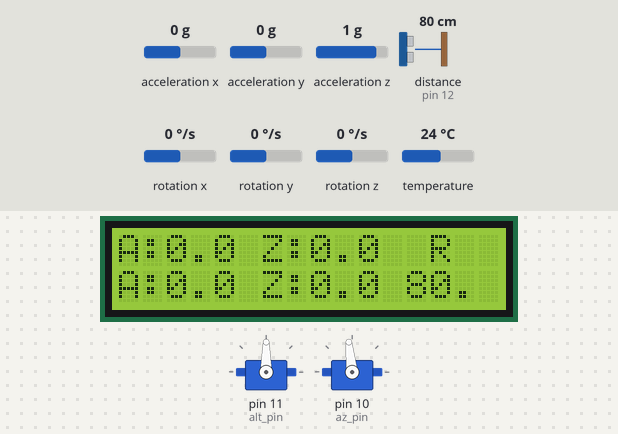
The sketch below on a simulated Arduino Uno, built with avr-gcc and run on an emulated ATmega328P. On the bench: 16×2 character LCD, 2 × servo. The test bench sets the inputs (shaded band); at power-on: distance to the obstacle (sensor on pin 12) 80 cm, rotation x 0 °/s, rotation z 0 °/s, acceleration x 0 g, acceleration y 0 g, acceleration z 1 g, rotation y 0 °/s, temperature 24 °C. The echo pulse lasts 58.3 µs per cm.

Above: at 15.1 s.
15.2 s: distance to the obstacle (sensor on pin 12) set to 2 cm
At 16.6 s:
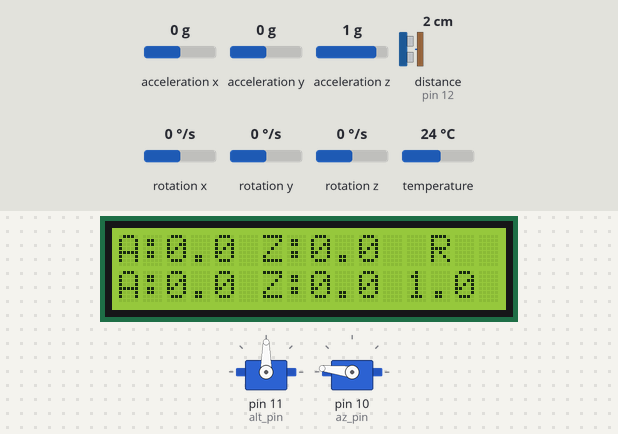
17.2 s: distance to the obstacle (sensor on pin 12) set to 18 cm
At 18.1 s:
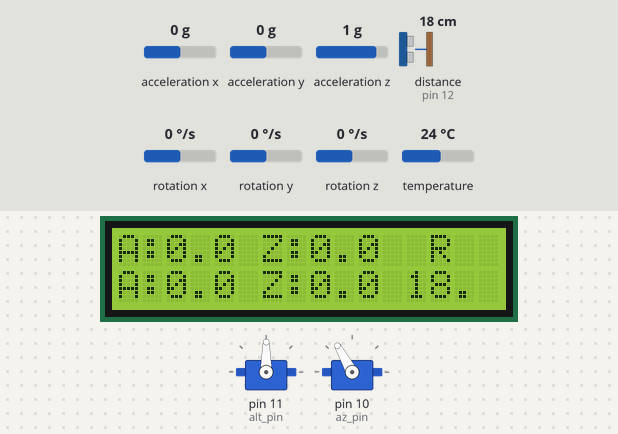
19.3 s: rotation x set to -192 °/s
At 19.46 s:
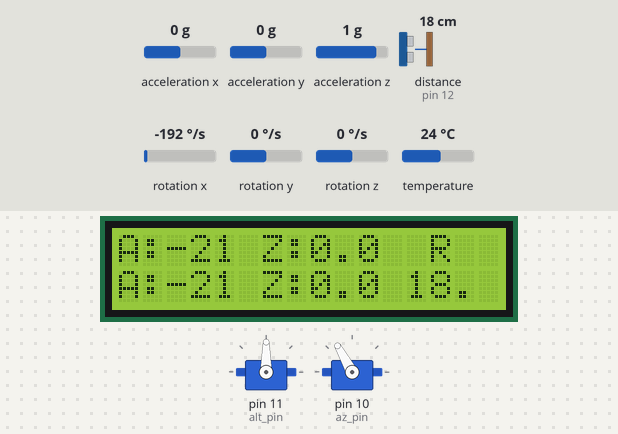
20.9 s: rotation z set to -192 °/s
At 21.04 s:
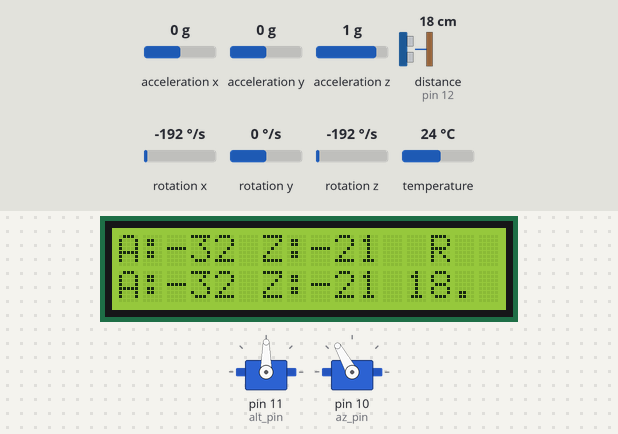
22.4 s: rotation x set to -100 °/s
At 22.5 s:
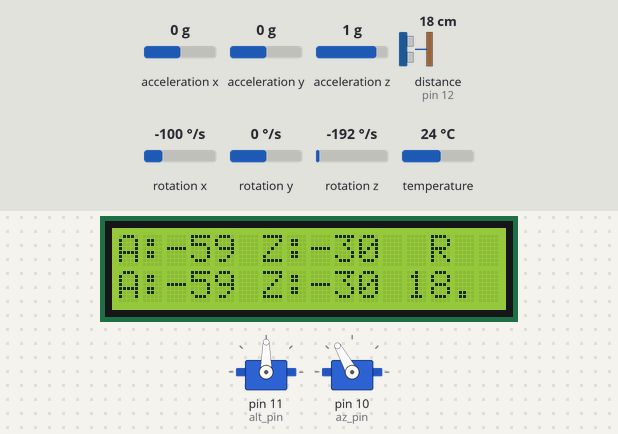
23.9 s: distance to the obstacle (sensor on pin 12) set to 15 cm
At 23.97 s:
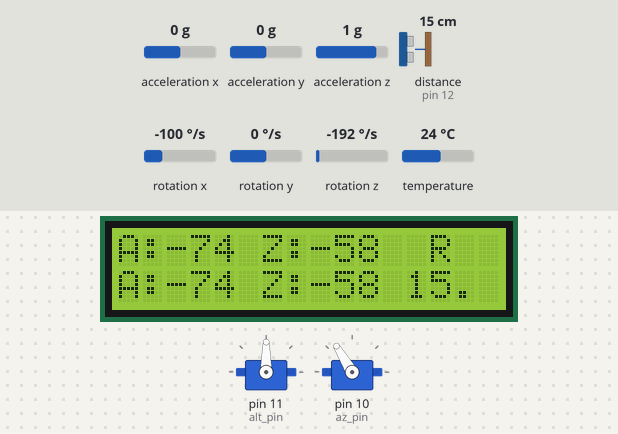
Timing chart, 0 to 26.4 s (numbered marks = the images above; inputs shaded):
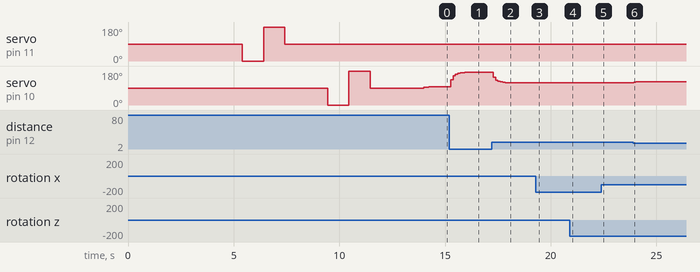

The sketch:

sketch.ino
```cpp
// include the library code:
#include <LiquidCrystal.h>
#include <Adafruit_MPU6050.h>
#include <Adafruit_Sensor.h>
#include <Wire.h>
#include <Servo.h>

// Creates an LCD object. Parameters: (rs, enable, d4, d5, d6, d7)
LiquidCrystal lcd(9, 8, 4, 5, 6, 7);

// creates mpu object # 0
Adafruit_MPU6050 mpu_0;
// creates objects used for reading gyro # 0
sensors_event_t a_0, g_0, temp_0;

// creates mpu object # 1
Adafruit_MPU6050 mpu_1;
// creates objects used for reading gyro # 1
sensors_event_t a_1, g_1, temp_1;


Servo azimuth;
Servo altitude;

//rotation values for each axis
//gyro 0 (helmet)
double alt_rad_0 = 0;
double az_rad_0 = 0;

//gyro 1 (turret)
double alt_rad_1 = 0;
double az_rad_1 = 0;

// distance from observer to turret in cm
double turret_x = 10; //horizontal offset
double turret_z = 0; //vertical offset

int alt_pin = 11;
int az_pin = 10;

//angles to set turret servos
int ang_az = 0; // azimuth angle
int ang_alt = 0; // altitude angle

int alt_buffer = 0;
int az_buffer = 90;

int alt_running = 90;
int az_running = 90;

int alt_new = 0;
int az_new = 0;

//location of target in cartesian coordinates
double tar_x, tar_y, tar_z = 0;

//adjusted cartesian coordinates relative to turret
double x_prime, y_prime, z_prime = 0;

double dist = 0; // distance (cm) to target
int dist_thresh = 350; //threshold distance (cm) beyond which distance to target should be considered infinite

//value strings to display on screen for each axis
//gyro 0 (helmet)
String disp_alt_0 = "";
String disp_az_0 = "";

//gyro 1 (turret)
String disp_alt_1 = "";
String disp_az_1 = "";

//distance to target string
String disp_dist = "";


//define pins for sr04
int trigPin = 13;    // Trigger
int echoPin = 12;    // Echo


// time stamps and delta for gyro 0
long time_0, time_m1_0 = 0;
double time_delta_0 = 0;


// time stamps and delta for gyro 1
long time_1, time_m1_1 = 0;
double time_delta_1 = 0;


//minimum time delay between loops
long t_min = 100;

// //reticle bitmaps
byte ret_UL[8] = {0x00, 0x00, 0x00, 0x07, 0x08, 0x10, 0x10, 0x1d};
byte ret_UR[8] = {0x00, 0x00, 0x00, 0x1c, 0x12, 0x11, 0x01, 0x11};
byte ret_LR[8] = {0x17, 0x01, 0x01, 0x02, 0x1c, 0x00, 0x00, 0x00};
byte ret_LL[8] = {0x11, 0x10, 0x11, 0x09, 0x07, 0x00, 0x00, 0x00};

// };


bool dispay_vals_yn = false;


// take in current angle, the radians per second, and the time elapsed
// calculate the new angle
double update_ang(double ang, double ang_sec, int time_millis)
{

	double ang_new = ang + ang_sec*(double)time_millis/1000;
	//return new angle
	return ang_new;
}

long get_dist_cm()
{
	// clear trigger pin, force low
  digitalWrite(trigPin, LOW);
  delayMicroseconds(5);

	//trigger ultrasonic pulse
  digitalWrite(trigPin, HIGH);
  delayMicroseconds(10);
  digitalWrite(trigPin, LOW);

  // Read the signal from the sensor: a HIGH pulse whose
  // duration is the time (in microseconds) from the sending
  // of the ping to the reception of its echo off of an object.
  pinMode(echoPin, INPUT);
  long duration = pulseIn(echoPin, HIGH);

  // Convert the time into a distance
  double cm = (duration/2) / 29.1;     // Divide by 29.1 or multiply by 0.0343

	if(cm > dist_thresh)
	{
		return 99999999;
	}
	else
	{
		return cm;
	}
}

String prep_str(double input, int max_prec, int max_len)
{
	// cast double value to a string with max 2 dec places
	String disp_string = String(input, max_prec);

	// if the string is greater than 4 characters total, truncate
	if(disp_string.length() > max_len)
	{
		//iterating through all indeces of the string > max desired length and removing them
		//could be optimized?
		for(int i = max_len; i<disp_string.length();i++)
		{
			disp_string.remove(i);
		};
	};

	// return cleaned string
	return disp_string;
}

void two_lines(String line1, String line2, long d = 0)
{
	lcd.clear();
	lcd.setCursor(0,0);
	lcd.print(line1);
	lcd.setCursor(0,1);
	lcd.print(line2);
	delay(d);

}

void read_gyro(Adafruit_MPU6050 &mpu, sensors_event_t &a, sensors_event_t &g, sensors_event_t &temp, long &time, long &time_m1, double &time_delta)
{
	/* get gyroscope readings */
	mpu.getEvent(&a, &g, &temp);
	//identify the time that the gyro readings were taken
	time = millis();
	// calculate the duration between the last time a gyro measurement was taken
	time_delta = time - time_m1;
	//set reference time to current time
	time_m1 = millis();
}

double rad_to_ang(double rad)
{
	return (180/3.14159)*rad;
}

void target_coordinate_adjust(double alt_0, double az_0, double alt_1, double az_1, double L)
{
	double alt = alt_0-alt_1;

	double az = az_0-az_1;

	tar_x = L*cos(alt)*sin(az);
	tar_y = L*cos(alt)*cos(az);
	tar_z = L*sin(alt);

	// Serial.print("T_x:" + String(tar_x)+",");
	// Serial.print("T_y:" + String(tar_y)+",");
	// Serial.print("T_z:" + String(tar_z) + "\n");

	x_prime = tar_x - turret_x;
	y_prime = tar_y;
	z_prime = tar_z - turret_z;
}

int alt_correct()
{
	// Use atan2 so we get negative angles if z_prime is negative.
	// The horizontal distance is the 'radius' in the x-y plane:
	double horizontal_dist = sqrt(x_prime * x_prime + y_prime * y_prime);

	// alt_prime will be between -90 (pointing well below horizontal) and +90 (pointing above horizontal).
	double alt_prime = atan2(z_prime, horizontal_dist);

	// Convert to degrees
	double alt_prime_deg = alt_prime * 180.0 / 3.14159;

	// If you want to ensure you never exceed -90..+90 in case of noisy data:
	if (alt_prime_deg < -90.0)
	{
		alt_prime_deg = -90.0;
	}
	else if (alt_prime_deg > 90.0)
	{
		alt_prime_deg = 90.0;
	}

	// Return an integer in the range -90..+90
	return (int) round(alt_prime_deg);


}

int az_correct()
{

	// double az_prime = atan2(y_prime, x_prime);

	// double az_prime_deg = degrees(az_prime);
	// if(az_prime_deg < 180)
	// {
	// 	return floor(az_prime_deg);
	// }

	// Compute raw azimuth in radians via atan2(y,x)
	// Range is (-π..+π), i.e. -180..+180 degrees.
	double az_prime = atan2(y_prime, x_prime);

	// Convert to degrees
	double az_prime_deg = az_prime * 180.0 / 3.14159;

	// // If you only want to allow the turret to swivel -90..+90 from "forward":
	// // clamp the value here
	// if (az_prime_deg < -90.0)
	// {
	// 	az_prime_deg = -90.0;
	// }
	// else if (az_prime_deg > 90.0)
	// {
	// 	az_prime_deg = 90.0;
	// }

	// Return integer in [-90..+90]
	return (int)round(az_prime_deg);
}

// Function to generate a progress bar string
String generateProgressBar(int progress) {
    const int barWidth = 14; // Width of the progress bar ignoring endcaps
    String progressBar = "[";

    int pos = barWidth * progress / 100;
    for (int i = 0; i < barWidth; ++i) {
        if (i < pos) progressBar += "=";
        else if (i == pos) progressBar += ">";
        else progressBar += " ";
    }
    progressBar += "]";
    return progressBar;
}

void setup()
{
	int load_delay_0 = 250;
	int load_delay_1 = 500;

	Serial.begin(115200);

	// initialize LCD and set up the number of columns and rows:
	lcd.begin(16, 2);

	two_lines("STARTUP SEQUENCE","BEGIN",1000);

	// // create a reticle characters

	lcd.clear();

	lcd.createChar(0, ret_UL);
	lcd.createChar(1, ret_UR);
	lcd.createChar(2, ret_LR);
	lcd.createChar(3, ret_LL);


	// Print a message to the lcd.
	//lcd.print("Custom Character");

	//lcd.setCursor(8, 1);
	//lcd.write(byte(8));


	// Try to initialize gyro
	if (!mpu_0.begin(0x68, &Wire, 0)) {
		//if gyro does not initialize, print message
		lcd.print("Failed to find");
		lcd.setCursor(0,1);
		lcd.print("MPU6050_0 chip");

		//retry in 10 ms
		while (1) {
		  delay(10);
		}
	}
	two_lines("MPU6050_0 FOUND!",generateProgressBar(15),load_delay_0);

	// Try to initialize gyro
	if (!mpu_1.begin(0x69, &Wire, 0)) {
		lcd.clear();
		//if gyro does not initialize, print message
		lcd.print("Failed to find");
		lcd.setCursor(0,1);
		lcd.print("MPU6050_1 chip");

		//retry in 10 ms
		while (1) {
		  delay(10);
		}
	}
	two_lines("MPU6050_1 FOUND!",generateProgressBar(30),load_delay_0);
	lcd.clear();

	// set accelerometer range to +-8G
	mpu_0.setAccelerometerRange(MPU6050_RANGE_8_G);
	// initialization of accelerometer success, print message
	two_lines("INIT: Accelermtr",generateProgressBar(40),load_delay_0);


	// set gyro range to +- 500 deg/s
	mpu_0.setGyroRange(MPU6050_RANGE_500_DEG);
		// initialization of gyro success, print message
	two_lines("INIT: Gyros",generateProgressBar(50),load_delay_0);

	// set filter bandwidth to 21 Hz
	mpu_0.setFilterBandwidth(MPU6050_BAND_21_HZ);
	two_lines("INIT: Filters",generateProgressBar(60),load_delay_0);

	// initialization of gyro success, print message
	two_lines("INIT: MPU_0",generateProgressBar(75),load_delay_1);
	two_lines("INIT: MPU_1",generateProgressBar(85),load_delay_1);

	//Initialize pins for ultrasonic
	pinMode(trigPin, OUTPUT);
	pinMode(echoPin, INPUT);

	two_lines("INIT: SR04",generateProgressBar(100),load_delay_1);

	two_lines("SENSORS","INITIALIZED!",load_delay_1);


	two_lines("INIT: SERVO-ALT",generateProgressBar(20));
	altitude.attach(alt_pin);
	two_lines("INIT: SERVO-ALT",generateProgressBar(40),1000);
	altitude.write(0);
  lcd.clear();
	two_lines("INIT: SERVO-ALT",generateProgressBar(60),1000);
	altitude.write(180);
	two_lines("INIT: SERVO-ALT",generateProgressBar(80),1000);
	altitude.write(90);
	two_lines("INIT: SERVO-ALT",generateProgressBar(100),1000);


	two_lines("INIT: SERVO-AZ",generateProgressBar(20));
	azimuth.attach(az_pin);
	two_lines("INIT: SERVO-AZ",generateProgressBar(40),1000);
	azimuth.write(0);
	two_lines("INIT: SERVO-AZ",generateProgressBar(60),1000);
	azimuth.write(180);
	two_lines("INIT: SERVO-AZ",generateProgressBar(80),1000);
	azimuth.write(90);
	two_lines("INIT: SERVO-AZ",generateProgressBar(100),1000);

	two_lines("SERVO-ALT,-AZ","INITIALIZED",load_delay_1);

	two_lines("STARTUP SEQUENCE","SUCCESSFUL",load_delay_1);
	two_lines("TARGETING SYSTEM","ONLINE",load_delay_1);

	lcd.clear();

	//displays aiming reticle in center of display
	lcd.setCursor(7, 0);
	lcd.write(byte(0));
	lcd.write(byte(1));
	lcd.setCursor(7, 1);
	lcd.write(byte(3));
	lcd.write(byte(2));


}

void loop()
{
	//read raw gyro values into global. Update time delta since last measurement.
	read_gyro(mpu_0, a_0, g_0, temp_0, time_0, time_m1_0, time_delta_0);
	read_gyro(mpu_1, a_1, g_1, temp_1, time_1, time_m1_1, time_delta_1);

	// calculate current angle of helmet
	alt_rad_0 = update_ang(alt_rad_0, g_0.gyro.x, time_delta_0);
	az_rad_0 = update_ang(az_rad_0, g_0.gyro.z, time_delta_0);

	// calculate current angle of turret
	alt_rad_1 = update_ang(alt_rad_1, g_1.gyro.x, time_delta_1);
	az_rad_1 = update_ang(az_rad_1, g_1.gyro.z, time_delta_1);

	//find distance to target
	dist = get_dist_cm();

	//format distance to be displayed
	if(dist > dist_thresh)
	{
		disp_dist = "INF";
	}
	else{
		disp_dist = prep_str(dist, 2, 3);
	}

	// FOR DEBUGGING, COMMENT WHEN NOT IN USE
	//---------------------------------------
	//display angle value, 2 sig figs, 4 chars max

	//helmet
		//altitude
  disp_alt_0 = prep_str(degrees(alt_rad_0), 2, 3);
		//azimuth
	disp_az_0 = prep_str(degrees(az_rad_0), 2, 3);

	//turret
		//altitude
	disp_alt_1 = prep_str(degrees(alt_rad_1), 2, 3);
		//azimuth
	disp_az_1 = prep_str(degrees(az_rad_1), 2, 3);

	// print values to display
	lcd.setCursor(0,0);
	lcd.print("A:" + disp_alt_1 +  " Z:" + disp_az_1 + "  R");
	lcd.setCursor(0,1);
	lcd.print("A:" + disp_alt_0 + " Z:" + disp_az_0 + " " + disp_dist);

	//---------------------------------------
	// END DEBUG BLOCK


	//FOR NORMAL USE, UNCOMMENT
	//---------------------------------------
	//displays distance to target in upper right
	// lcd.setCursor(0,0);
	// lcd.print("R:"+disp_dist);
	//---------------------------------------


	// void target_coordinate_adjust(double alt_0, double az_0, double alt_1, double az_1, double L)
	target_coordinate_adjust(alt_rad_0, az_rad_0, alt_rad_1, az_rad_1, dist);

	alt_new = alt_correct();
	az_new = az_correct();

	alt_running = round((alt_new+alt_buffer)/2);
	az_running = round((az_new+az_buffer)/2);

	azimuth.write(az_running);
	altitude.write(90+alt_running);

	//delay by a minimum amount

	alt_buffer = alt_running;
	az_buffer = az_running;
	delay(t_min);
}
```

Measured:
- after the input at 15.2 s, servo on pin 10 (az_pin): moves from 96° to 173° over 0.67 s, starting after 0.07 s; the display: changes after 0.07 s (image 1)
- after the input at 17.2 s, servo on pin 10 (az_pin): moves from 173° to 119° over 0.56 s, starting after 0.07 s; the display: changes after 0.07 s (image 2)
- after the input at 19.3 s, the display: changes after 0.11 s (image 3)
- after the input at 23.9 s, servo on pin 10 (az_pin): 119° → 121° at once, → 122° 0.11 s later, → 123° 0.11 s later
